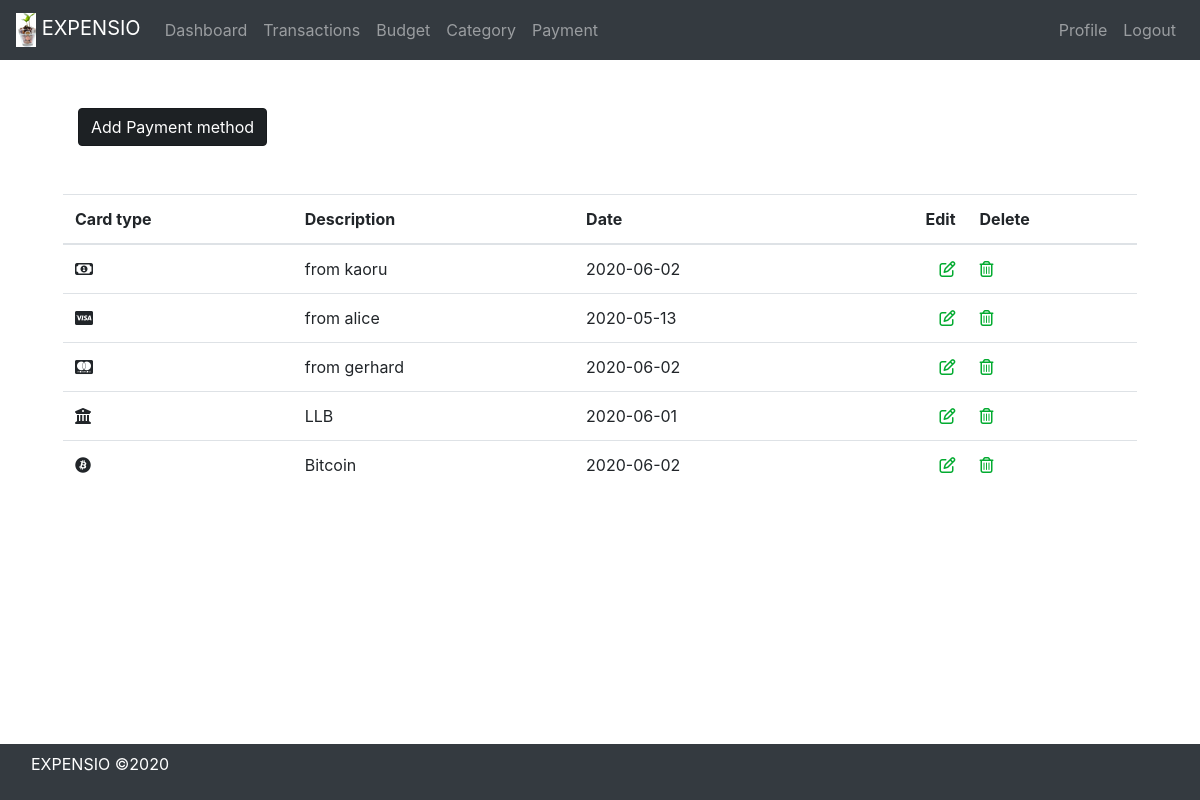
The app's page /payment/ (signed in), older data.
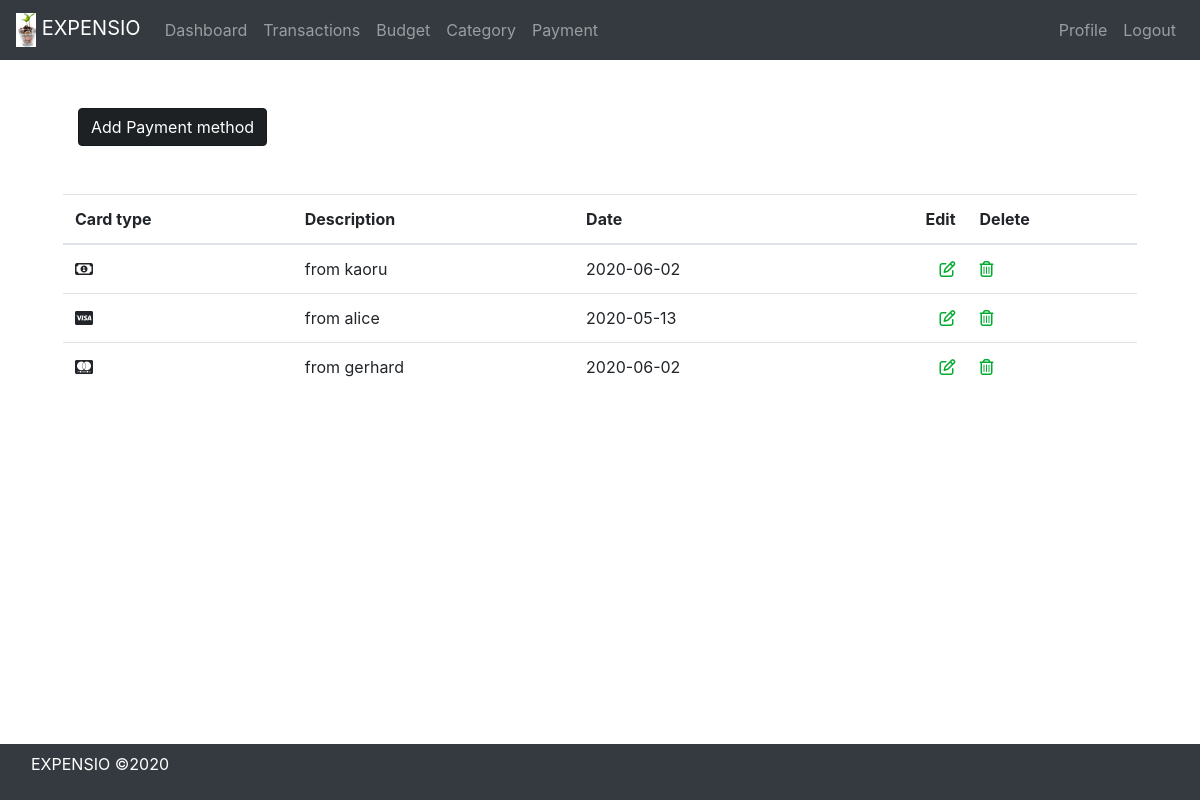
The same page, newer data.
### payment/models.py (models this page shows, shortened)
class Payment(models.Model):
    VISA = "VISA"
    MASTERCARD = "MASTERCARD"
    BANK = "BANK"
    CRYPTO = "CRYPTO"
    CASH = "CASH"
    PAYMENT_TYPE = [
        (CASH, "Cash"),
        (VISA, "Visa"),
        (MASTERCARD, "Mastercard"),
        (BANK, "Bank"),
        (CRYPTO, "Crypto"),
    ]
    type = models.CharField(max_length=50, choices=PAYMENT_TYPE, default=CASH, )
    date = models.DateTimeField()
    description = models.CharField(max_length=100, default="")
    user = models.ForeignKey("auth.User", on_delete=models.CASCADE)

### payment/views.py (the view)
# urls.py: path("", login_required(PaymentListView.as_view()), name="payment"),
class PaymentListView(ListView):
    model = Payment
    template_name = "payment.html"
    def get_queryset(self):
        return Payment.objects.filter(user=self.request.user)

### payment/templates/payment.html
{% extends 'base.html' %}
{% block content %}
    <a href="/payment/add" class="btn btn btn-dark active" role="button" aria-pressed="true">Add Payment method</a>
    <div class="row pt-5">
        <div class="table-responsive">
            <table class="table">
                <thead>
                    <tr>
                        <th scope="col">Card type</th>
                        <th scope="col">Description</th>
                        <th scope="col">Date</th>
                        <th scope="col" class="text-right">Edit</th>
                        <th scope="col">Delete</th>
                    </tr>
                </thead>
                <tbody>
                    {% for payment in object_list %}
                        <tr>
                            {% if payment.type == 'CASH'%}
                                <td><i class="far fa-money-bill-alt"></i></td>
                            {% elif payment.type == 'VISA' %}
                                <td><i class="fab fa-cc-visa"></i></td>
                            {% elif payment.type == 'MASTERCARD' %}
                                <td><i class="fab fa-cc-mastercard"></i></td>
                            {% elif payment.type == 'BANK' %}
                                <td><i class="fas fa-university"></i></td>
                            {% elif payment.type == 'CRYPTO' %}
                                <td><i class="fab fa-bitcoin"></i></td>
                            {% endif %}
                            <td>{{ payment.description }}</td>
                            <td>{{ payment.date | date:"Y-m-d" }}</td>
                            <td class="text-right">
                                <a href="{{ payment.id  }}/edit">
                                    <i class="far fa-edit" style="color:#03ab30;"></i>
                                </a>
                            </td>
                            <td>
                                <a href="{{ payment.id  }}/delete">
                                    <i class="far fa-trash-alt" style="color:#03ab30;"></i>
                                </a>
                            </td>
                        </tr>
                    {% endfor %}
                </tbody>
            </table>
        </div>
    </div>
{% endblock content %}

### templates/base.html (shortened to what this page needs)
<!DOCTYPE html>
<html lang="en">
  <head>
    <link
      rel="stylesheet"
      href="https://stackpath.bootstrapcdn.com/bootstrap/4.4.1/css/bootstrap.min.css"
    />
    {% load static %}
  </head>
  <body>
    <nav class="navbar navbar-expand-lg navbar navbar-dark bg-dark">
      <a class="navbar-brand" href="/">
        <img src="/static/expense_tracker/logo_small.png" alt="" />
        EXPENSIO
      </a>
      <div class="collapse navbar-collapse" id="navbarNavAltMarkup">
        {% if user.is_authenticated %}
        <div class="navbar-nav">
          <a class="nav-item nav-link" href="/dashboard">Dashboard</a>
          <a class="nav-item nav-link" href="/transaction">Transactions</a>
          <a class="nav-item nav-link" href="/budget">Budget</a>
          <a class="nav-item nav-link" href="/category">Category</a>
          <a class="nav-item nav-link" href="/payment">Payment</a>
        </div>
        {% endif %}
        <div class="navbar-nav ml-auto">
          {% if user.is_authenticated %}
          <a class="nav-item nav-link" href="/profile">Profile</a>
          <a class="nav-item nav-link" href="{% url 'logout' %}">Logout</a>
          {% else %}
          <a class="nav-item nav-link" href="{% url 'login' %}">Login</a>
          <a class="nav-item nav-link" href="{% url 'register' %}">Register</a>
          {% endif %}
        </div>
      </div>
    </nav>
    <div class="p-5 container">
      {% block content %} {% endblock %}
    </div>
  </body>
  <div class="footer-dark navbar fixed-bottom navbar-dark bg-dark">
    <footer class="footer">
      <div class="container">
        <span class="text-white">
          <p class="copyright">EXPENSIO ©2020</p>
        </span>
      </div>
    </footer>
  </div>
</html>

Row changes from the older to the newer data that the page shows:
removed Payment: type "BANK" (drawn), description "LLB", date "2020-06-01"
removed Payment: type "CRYPTO" (drawn), description "Bitcoin", date "2020-06-02"
